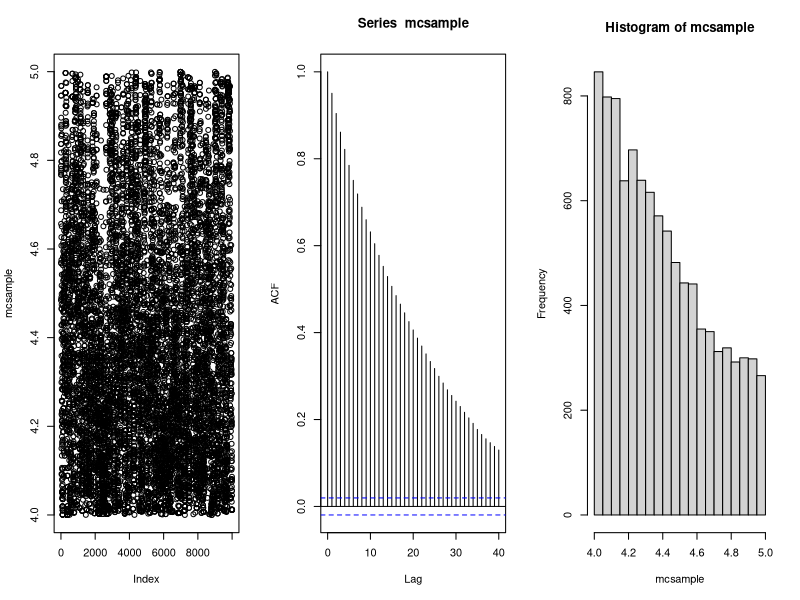
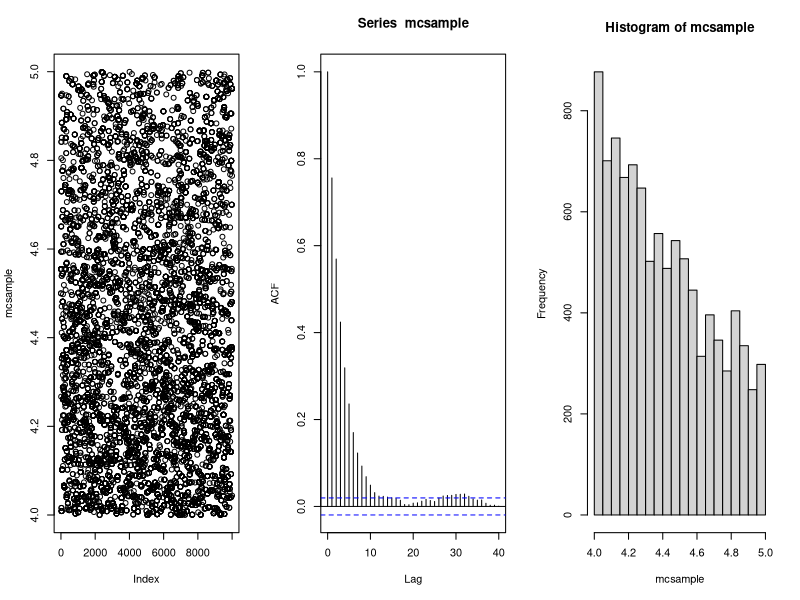
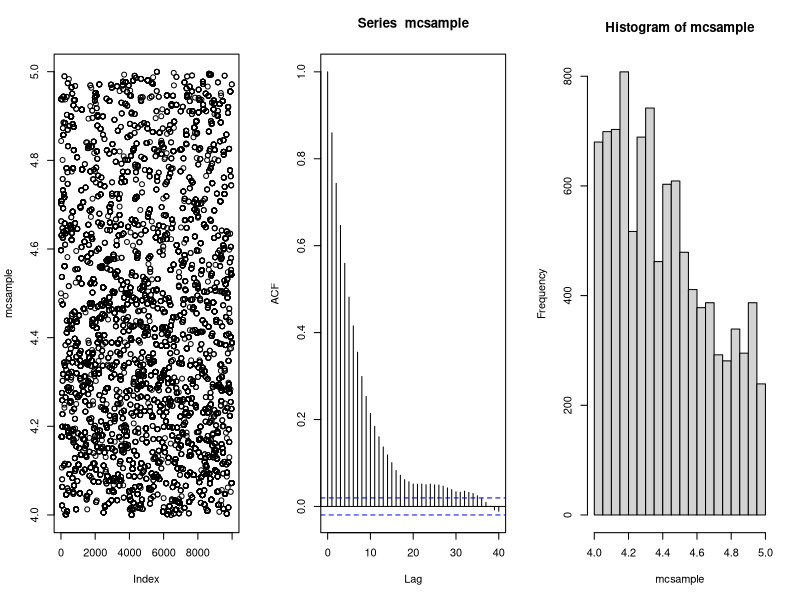
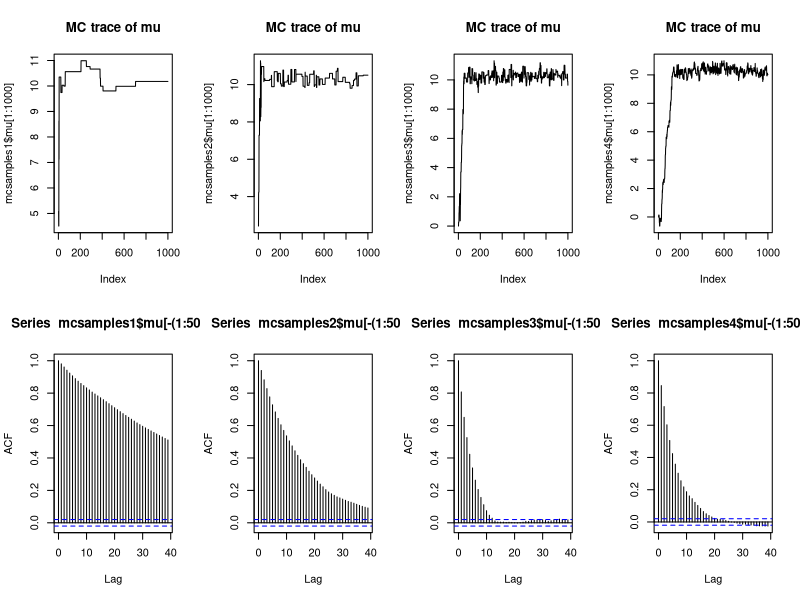
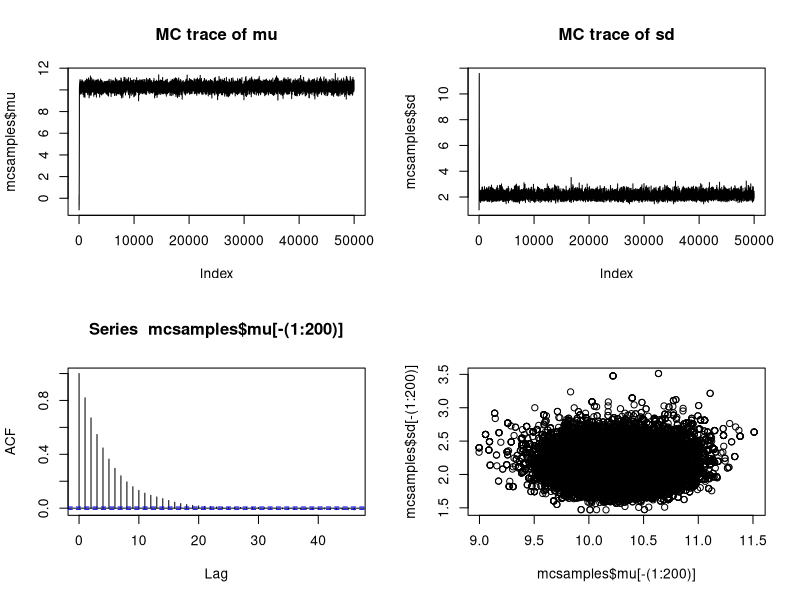

Source code (R) for these figures, in order:
## ---- chunk 1

met_gauss <- function (iters = 10000, log_f, stepsizes = 0.5, ini_value,
              iters_imc = 1,  ...)
{
    state <- ini_value
    no_var <- length (state)
    logf <- log_f (ini_value,...)
    rej <- 0

    if (!is.finite (logf)) stop ("Initial value has 0 probability")

    one_mc <- function ()
    {
        new_state <- rnorm (no_var, state, stepsizes)
        new_logf <- log_f (new_state,...)

        if (log (runif(1)) < new_logf - logf)
        {
            state <<- new_state
            logf <<- new_logf
        }
        else rej <<- rej + 1
    }

    one_sup <-  function ()
    {
        replicate (iters_imc, one_mc())
        state
    }

    mcsample <- replicate (iters, one_sup () )
    attr (mcsample, "rej.rate") <- rej / iters_imc / iters
    mcsample
}


## ---- chunk 2


log_tnorm <- function (x, mu, sigma, lb, ub) 
{
    if (x > lb & x < ub) dnorm (x, mu, sigma, log = T)
    else -Inf
}

par (mfrow=c(1,3))
mcsample <-  met_gauss (log_f = log_tnorm, stepsizes = 0.1, iters = 10000, 
                         mu = 0, sigma = 2, lb = 4, ub = 5, ini_value = 4.5)
attr (mcsample, "rej.rate")
plot(mcsample)
acf (mcsample)
hist(mcsample)

mcsample <-  met_gauss (log_f = log_tnorm, stepsizes = 1, iters = 10000, 
                         mu = 0, sigma = 2, lb = 4, ub = 5, ini_value = 4.5)
attr (mcsample, "rej.rate")
plot(mcsample)
acf (mcsample)
hist(mcsample)

mcsample <-  met_gauss (log_f = log_tnorm, stepsizes = 2, iters = 10000, 
                         mu = 0, sigma = 2, lb = 4, ub = 5, ini_value = 4.5)
attr (mcsample, "rej.rate")
plot(mcsample)
acf (mcsample)
hist(mcsample)



## ---- chunk 3


## this function performs MH sampling for normal data
## iters --- iterations of Gibbs sampling
## x --- data
## mu0 --- prior mean for mu parameter
## sigma0 -- prior variance for mu parameter
## alpha --- degree freedom for sigma parameter
## w --- prior mean for sigma parameter

mh_norm <- function (iters, stepsizes, x, mu0, sigma0, alpha, w)
{
  logmusigma <- function (mulogsigma)
  {
    mu <- mulogsigma[1]
    logsigma <- mulogsigma[2]
    sigma <- exp (logsigma)

    return (sum(dnorm (x, mu, sqrt(sigma), log = T)) +
    dnorm (mu, mu0, sqrt (sigma0), log = T) +
    dgamma (sigma, alpha/2, alpha * w/2, log = T) +
    logsigma )
  }

  mc_mulogsigma <- met_gauss (
  iters = iters, log_f = logmusigma, stepsizes = stepsizes, ini_value = c(0,0))
  cat ("Rejection rate is ", attr (mc_mulogsigma, "rej.rate"), "\n")

  list (mu = mc_mulogsigma[1,], sd =  exp (0.5*mc_mulogsigma[2,]))
}
## ---- chunk 4

x <- rnorm (50, 10, 2)

## ---- chunk 5
mcsamples1 <- mh_norm (10000, c(20,20)/sqrt(length(x)),
                      x, 0, 1E10, 1E-5, 1E-5)

mcsamples2 <- mh_norm (10000, c(10,10)/sqrt(length(x)),
              x, 0, 1E10, 1E-5, 1E-5)

## 
mcsamples3 <- mh_norm (10000, c(4,4)/sqrt(length(x)),
                      x, 0, 1E10, 1E-5, 1E-5)

## 
mcsamples4 <- mh_norm (10000, c(2,2)/sqrt(length(x)),
              x, 0, 1E10, 1E-5, 1E-5)
par (mfcol = c(2,4))
plot (mcsamples1$mu[1:1000], main = "MC trace of mu", type = "l")
acf (mcsamples1$mu[-(1:500)])
plot (mcsamples2$mu[1:1000], main = "MC trace of mu", type = "l")
acf (mcsamples2$mu[-(1:500)])
plot (mcsamples3$mu[1:1000], main = "MC trace of mu", type = "l")
acf (mcsamples3$mu[-(1:500)])
plot (mcsamples4$mu[1:1000], main = "MC trace of mu", type = "l")
acf (mcsamples4$mu[-(1:500)])

## ---- chunk 6
mcsamples <- mh_norm (50000, c(4,4)/sqrt(length(x)),
              x, 0, 1E10, 1E-5, 1E-5)

par (mfrow = c(2,2))
plot (mcsamples$mu, main = "MC trace of mu", type = "l")
plot (mcsamples$sd, main = "MC trace of sd", type = "l")
acf (mcsamples$mu[-(1:200)])
plot (mcsamples$mu[-(1:200)], mcsamples$sd[-(1:200)])


## numerical summary
summary (mcsamples$mu[-(1:200)])
summary (mcsamples$sd[-(1:200)])

quantile (mcsamples$mu[-(1:200)], probs = c(0, 0.025, 0.5, 0.975, 1))
quantile (mcsamples$sd[-(1:200)], probs = c(0, 0.025, 0.5, 0.975, 1))

